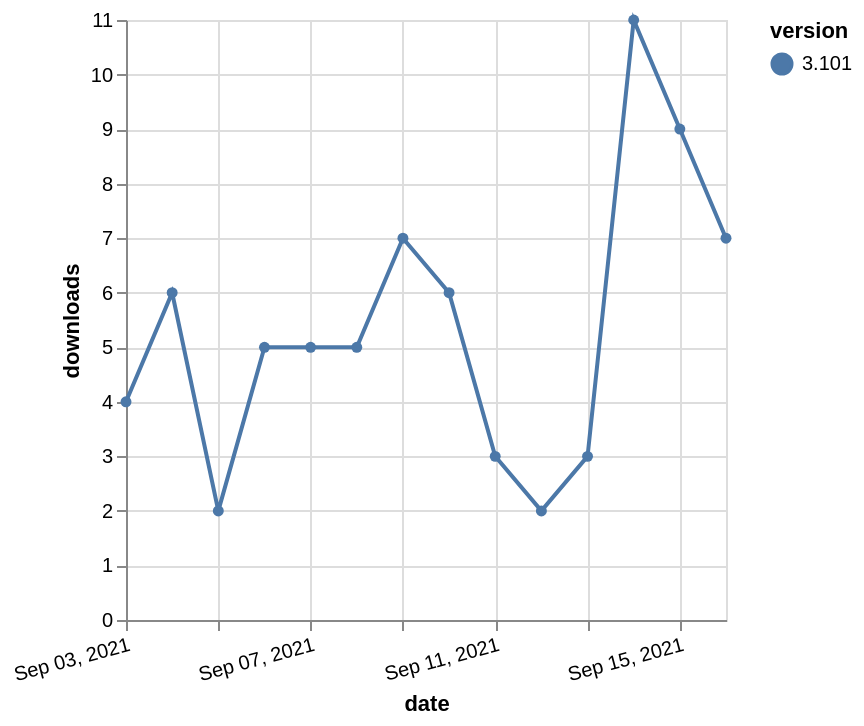

Write a Vega-Lite specification for this figure.
### Vega-Lite specification from a JSON file in a GitHub repository (floating-point values rounded to 4 significant figures)
{"$schema": "https://vega.github.io/schema/vega-lite/v5.json", "description": "A simple bar chart with embedded data.", "data": {"values": [{"date": "2021-09-03", "total": 24664, "delta": 4, "version": "3.101"}, {"date": "2021-09-04", "total": 24670, "delta": 6, "version": "3.101"}, {"date": "2021-09-05", "total": 24672, "delta": 2, "version": "3.101"}, {"date": "2021-09-06", "total": 24677, "delta": 5, "version": "3.101"}, {"date": "2021-09-07", "total": 24682, "delta": 5, "version": "3.101"}, {"date": "2021-09-08", "total": 24687, "delta": 5, "version": "3.101"}, {"date": "2021-09-09", "total": 24694, "delta": 7, "version": "3.101"}, {"date": "2021-09-10", "total": 24700, "delta": 6, "version": "3.101"}, {"date": "2021-09-11", "total": 24703, "delta": 3, "version": "3.101"}, {"date": "2021-09-12", "total": 24705, "delta": 2, "version": "3.101"}, {"date": "2021-09-13", "total": 24708, "delta": 3, "version": "3.101"}, {"date": "2021-09-14", "total": 24719, "delta": 11, "version": "3.101"}, {"date": "2021-09-15", "total": 24728, "delta": 9, "version": "3.101"}, {"date": "2021-09-16", "total": 24735, "delta": 7, "version": "3.101"}]}, "width": "container", "mark": {"type": "line", "point": {"filled": true}}, "encoding": {"x": {"field": "date", "type": "temporal", "timeUnit": "yearmonthdate", "title": "date", "axis": {"labelAngle": -15}}, "y": {"field": "delta", "type": "quantitative", "title": "downloads"}, "color": {"field": "version", "type": "nominal"}, "tooltip": {"field": "delta"}}}
